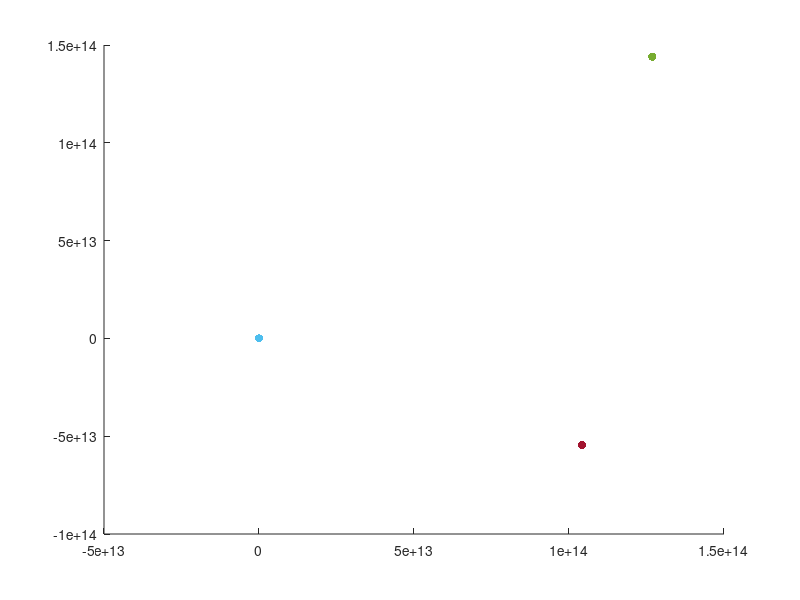

Source code (MATLAB):
function homotopy_inequ()
% modified from test_K_slack_gh_pos()
% imposing fraction to the boundary rule, s maintained positive
%                                         lamg maintained negative

% min f(x) 
% s.t h(x) = 0
%     g(x) >= 0    constraints' sign is the only thing changed here

% % ----------  matlab  ---------
% x0 = [-1,1]; % Make a starting guess at the solution
% options = optimoptions(@fmincon,'Algorithm','sqp');
% [x,fval] = fmincon(@objfun,x0,[],[],[],[],[],[],... 
%    @confun,options);


f_size_min = 0.05;             
f_size_max = 5;                
dmu_min = -0.9; 
dmu_max = -0.1; 
delta_bar = 1;                 % simpler problem, large delta_bar
phi_bar = 5/180*pi;            

% Brown Zingg: mu: 1 -> 0 (used here);   Watson : mu: 0 -> 1
mu = 1;   
% x0 = [-1; 1];           
% s0 = 2; 
% lamg0 = 0;
% lamh0 = 0; 
% x = [-3; -3];  
% s = 1; 
% lamg = -1;
% lamh = -1; 

x0 = [1;1;1;1];
[g, h, dg, dh, hg, hh] = confun(x0); 

s0 = ones(3,1);
lamg0 = zeros(3,1);
lamh0 = []; 
x = x0;
s = s0;
lamg = lamg0;
lamh = lamh0;


nx = length(x);
ns = length(s);       % inequality constraints
ng = length(lamg);    % inequality constraints
nh = length(lamh);    % equality constraints

K0 = obj_K(x, s, lamg, lamh, mu); 
normK = norm(K0,Inf); 
K0_tol = normK*1e-6; 
% solving the Cubic homotopy using hometopy continuation 
% with mu 1 -> 0, the same method as in David Brown's paper
step_size = 0.05;               
outer_iter = 0; 
inner_iter = 0; 

x_hist = [];   lamg_hist = [];   lamh_hist = [];
x_hist = [x_hist, x];
lamg_hist = [lamg_hist, lamg]; 
lamh_hist = [lamh_hist, lamh];

figure('Name', 'Lam Path')
hold on 
scatter(x(1), x(2),[],'filled')
% scatter(lam(1), lam(2),[],'filled')


while mu > 0.0
     outer_iter = outer_iter + 1; 
    
     % predictor direction
     [Homo, dHdx, dHdmu] = obj_homo(x, s, lamg, lamh, mu, x0, s0, lamg0, lamh0); 
     
     dxdmu = gmres(dHdx, dHdmu, [], 1e-1);
     % dxdmu = dHdx \ dHdmu;
     tau = [dxdmu; -1];    
     t = tau./norm(tau);             % normalized Newton step
  
     if outer_iter > 1
        % step length calculation
        delta = norm(x - x_p0); 
        phi = acos(t'*tsave); 
        
        f_size = max(sqrt(delta/delta_bar), phi/phi_bar); 
        f_size = max(f_size_min, f_size); 
        f_size = min(f_size_max, f_size); 
        step_size = step_size/f_size; 
       
     end
    
    tsave = t; 
    
    % make sure that x, s, mu update follow certain rules
    if ~isempty(lamh0)
        [x, s, mu, lamg, lamh] = update(x, s, mu, step_size, t, dmu_min, dmu_max, lamg, lamh); 
    else
        [x, s, mu, lamg] = update(x, s, mu, step_size, t, dmu_min, dmu_max, lamg); 
    end

    
    [Homo, dHdx, dHdmu] = obj_homo(x, s, lamg, lamh, mu, x0, s0, lamg0, lamh0); 
    % lam = solve_lam(mu,x,b0,c0, lam);
    
    normH = norm(Homo);
    inner_tol = normH*0.1;     % 0.1 is best choice for cubic complementary
    
    x_p0 = x;     
     
    % corrector
    newton_iter = 0; 
    while (normH > inner_tol) && (newton_iter < 20)
        newton_iter = newton_iter + 1; 
        inner_iter = inner_iter + 1; 
        % dx = -dHdx\Homo;
        dx = -gmres(dHdx, Homo, [], 1e-1);
        
        
        if ~isempty(lamh0)
            [x, s, lamg, lamh] = update_newton(x, s, dx, lamg, lamh); 
        else
            [x, s, lamg] = update_newton(x, s, dx, lamg); 
        end
        
               
        [Homo, dHdx, dHdmu] = obj_homo(x, s, lamg, lamh, mu, x0, s0, lamg0, lamh0); 
        normH = norm(Homo);
    end 
    
    K = obj_K(x, s, lamg, lamh, mu); 
    normK = norm(K,Inf); 

    if normK < K0_tol
        break
    end
    
    x_hist = [x_hist, x];
    lamg_hist = [lamg_hist, lamg]; 
    hold on 
    scatter(x(1), x(2),[],'filled')
    
    % scatter(lam(1), lam(2),[],'filled')
    % updating a is not helping here... 
    
end

% c = linspace(1,10,size(x_hist,2));
% scatter(x_hist(1,:), x_hist(2,:), [],c,'filled')
x
mu
outer_iter
inner_iter
end

function [x, s, lamg, varargout] = update_newton(x, s, dx, lamg, varargin)
tau = 0.995; 
        
    % slack    alpha_s   (0, step_size)
    ps = dx(length(x)+1 : length(x)+length(s));                
    alpha_s = max(0.0, max( -tau.*s ./ps));   % 0.0: ineffective 
    
    if alpha_s == 0.0
        alpha = 1.0;
    else
        alpha = min(1, alpha_s); 
    end
    
    s = s + alpha.*ps;
    x = x + alpha.*dx(1:length(x));
    if any(s <= 0)
        sprintf('s contains non-positive element in Newton')
        a=1; 
    end
   
    % lamgda_g
    plamg = dx(length(x)+length(s)+1 : length(x)+length(s)+length(s));
    alpha_p = max(0.0, max( -tau.*lamg ./plamg));   % 0.0: ineffective 
    if alpha_p == 0.0
        alpha = 1.0;
    else
        alpha = alpha_p; 
    end
    
    lamg = lamg + alpha.*plamg; 
    
    if ~isempty(varargin)
        lamh = varargin{1}; 
        lamh = lamh + alpha.*dx(length(x)+length(s)+length(s)+1: length(dx)-1);
        varargout{1} = lamh; 
    end
    


end


function [x, s, mu, lamg, varargout] = update(x, s, mu, step_size, t, dmu_min, dmu_max, lamg, varargin)

    tau = 0.995; 
    
    % mu 
    dmu = step_size.*t(end); 
    dmu = max(dmu_min, dmu);
    dmu = min(dmu_max, dmu);    
    mu = mu + dmu; 
    
    step_mu = dmu./t(end); 
    
    mu = max(0.0, mu); 
    
    % slack    alpha_s   (0, step_size)
    ps = t(length(x)+1 : length(x)+length(s)); 
    
    alpha_s = max(0.0, max( -tau.*s ./ps));   % 0.0: ineffective 
    
    if alpha_s == 0.0
        alpha = step_size;
    else
        alpha = min(alpha_s, step_size); 
    end
    
    s = s + alpha.*ps;
    x = x + alpha.*t(1:length(x));
    if any(s <= 0)
        sprintf('s contains non-positive element in predictor')
    end
   
    % lamgda_g
    plamg = t(length(x)+length(s)+1 : length(x)+length(s)+length(s));
    alpha_p = max(0.0, max( -tau.*lamg ./plamg));   % 0.0: ineffective 
    if alpha_p == 0.0
        alpha = step_size;
    else
        alpha = min(alpha_p, step_size); 
    end
    
    lamg = lamg + alpha.*plamg; 
    
    if ~isempty(varargin)
        lamh = varargin{1}; 
        lamh = lamh + alpha.*t(length(x)+length(s)+length(s)+1:end-1);
        varargout{1} = lamh; 
    end
    

end


function K = obj_K(x, s, lamg, lamh, mu)
[f, df, hf] = objfun(x);
[g, h, dg, dh, hg, hh] = confun(x); 

lag_grad = df;
if ~isempty(dg)
    lag_grad = lag_grad + dg*lamg;
end

if ~isempty(dh)
    lag_grad = lag_grad + dh*lamh;
end

e = ones(size(lamg)); 
K = [lag_grad;
     -s.*lamg;       %- mu.*e;   
     g - s;
     h]; 
end

function [Homo, dHdxsl, dHdmu] = ...
    obj_homo(x, s, lamg, lamh, mu, x0, s0, lamg0, lamh0)

[f, df, hf] = objfun(x);
[g, h, dg, dh, hg, hh] = confun(x); 

lag_grad = df; 
lag_hess = hf; 
if ~isempty(dg)
    lag_grad = lag_grad + dg*lamg;
    for j = 1:length(g)
        lag_hess = lag_hess + lamg(j).*hg{j};
    end
end
if ~isempty(dh)
    lag_grad = lag_grad + dh*lamh;
    for j = 1:length(h)
        lag_hess = lag_hess + lamh(j).*hh{j};
    end
end

K1 = (1-mu).*lag_grad + mu.*(x-x0);
dK1dx = (1-mu).*lag_hess + mu.*eye(length(x));
dK1ds = zeros(length(K1), length(s));
dK1dlamg = (1-mu).*dg; 
dK1dlamh = (1-mu).*dh; 
dK1dmu = -lag_grad + (x-x0);

e = ones(size(lamg)); 

K2 = (1-mu).*(-lamg.*s ) + mu.*(s-s0);     % - mu.*e
dK2dx = zeros(length(lamg), length(x));
dK2ds = -(1-mu).*diag(lamg./s) + mu.*eye(length(s));     % lamg
dK2dlamg = -(1-mu).*eye(length(lamg));                   % diag(s)    
dK2dlamh = zeros(length(K2), length(lamh));
dK2dmu = s.*lamg  + (s-s0);                % + mu.*e

K3 = (1-mu).*(g-s) - mu.*(lamg - lamg0); 
dK3dx = (1-mu).*dg'; 
dK3ds = -(1-mu).*eye(length(K3)); 
dK3dlamg = -mu.*eye(length(lamg)); 
dK3dlamh = zeros(length(K3),length(lamh));
dK3dmu = -(g-s) - (lamg-lamg0); 

K4 = (1-mu).*h - mu.*(lamh - lamh0); 
dK4dx = (1-mu).*dh';
dK4ds = zeros(length(K4),length(s));
dK4dlamg = zeros(length(K4),length(lamg));
dK4dlamh = -mu.*eye(length(lamh));
dK4dmu = -h - (lamh - lamh0); 

 
    
if ~isempty(dh)
    Homo = [K1;
            K2;
            K3;
            K4];  
    dHdxsl = [dK1dx, dK1ds, dK1dlamg, dK1dlamh;
              dK2dx, dK2ds, dK2dlamg, dK2dlamh;  
              dK3dx, dK3ds, dK3dlamg, dK3dlamh;
              dK4dx, dK4ds, dK4dlamg, dK4dlamh];
    dHdmu = [dK1dmu;
             dK2dmu;
             dK3dmu;
             dK4dmu]; 
          
else
    Homo = [K1;
            K2;
            K3];      
    dHdxsl = [dK1dx, dK1ds, dK1dlamg;
              dK2dx, dK2ds, dK2dlamg;  
              dK3dx, dK3ds, dK3dlamg];    
    dHdmu = [dK1dmu;
             dK2dmu;
             dK3dmu]; 
end

end


%{
function [f,df,hf] = objfun(x)
% note: the constraint x >= 0 is assimilated into func: obj_homo

% initial x0, x is critical
% % first problem
% x0 = [2;2]; 
% x = [3; 3];     % find the solution to the 1e-4 precision

% f = 1/2*(x(1) + 1)^2  + 1/2*(x(2) + 1)^2;
% df = [x(1) + 1;
%      x(2) + 1];
% hf = [1,0;
%      0,1];  

 
% x0 = [0.6;4];       % x0, is critical
% x = [2; 2];         % strangely, this is not as robust as assumed
                      % can you find out the reason why?
                      % some x0, x will work; others doesn't? 
f = (x(1) + 1)*(x(1) - 2)  + (x(2) - 1)*(x(2) + 2);
df = [2*x(1)-1;
     2*x(2)+1];
hf = [2,0;
     0,2];
 
end

function [g, dg, hg] = confun(x)
% x0 = [0.8; 0.9];       % x0, is critical
% lam0 = [0.1;0.1];      % here g<=0
% x = [4; 3];   
% lam = [1; 1];

A = [1,0;
     0,1];
b = [0;0];

g = -(A*x - b); 
dg = -A; 
hg = cell(1, length(g)); 
hg{1} = zeros(length(x));
hg{2} = zeros(length(x));

end
%}

%{
function [f,df,hf] = objfun(x)
% solution
% x = -0.7529    0.4332
% fval = 1.5093

f = exp(x(1))*(4*x(1)^2+2*x(2)^2+4*x(1)*x(2)+2*x(2)+1);

df = zeros(2,1);
hf = zeros(2,2);
df(1,1) = exp(x(1))*(4*x(1)^2 + 2*x(2)^2 + 4*x(1)*x(2) + 2*x(2) + 1) + ...
    exp(x(1))*(8*x(1) + 4*x(2)); 
df(2,1) = exp(x(1))*(4*x(2) + 4*x(1) +2);

hf(1,1) = df(1,1) + exp(x(1))*(8*x(1) + 4*x(2)) + exp(x(1))*8;
hf(1,2) = df(2,1) + exp(x(1))*(4);
hf(2,1) = df(2,1) + exp(x(1))*(4);
hf(2,2) = exp(x(1))*(4);

end

function [g, h, dg, dh, hg, hh] = confun(x)
% g, dg, hg: inequality values, gradients, hessians
% h, dh, hh: equality values, gradients, hessians
% matlab  : g<0         
% Nonlinear inequality constraints <=0  for matlab
g = -x(1)*x(2) - 10;
dg = [-x(2)
      -x(1)];
hg = cell(1, length(g)); 
hg{1} = [0,-1;-1,0];

g = -g; 
dg = -dg; 
hg{1}=-hg{1};

% Nonlinear equality constraints
h = x(1)^2 + x(2) - 1;
dh = [2*x(1);
      1]; 
hh{1} = [2,0;
         0,0];
end
%}


function [f,df,hf] = objfun(x)
%  Rosen-Suzuki Problem
%  min  x1^2 + x2^2 + 2*x3^2 + x4^2        - 5*x1 -5*x2 -21*x3 + 7*x4
%  s.t. 8  - x1^2 -   x2^2 - x3^2 -   x4^2 -   x1 + x2 - x3 + x4 >= 0 
%       10 - x1^2 - 2*x2^2 - x3^2 - 2*x4^2 +   x1           + x4 >= 0          
%       5- 2*x1^2 -   x2^2 - x3^2          - 2*x1 + x2      + x4 >= 0            
%  Initial Point x = [1,1,1,1];   
%  Solution at   x = [0,1,2,-1]; 
%                f = -44   
%  Common wrong solution x = [2.5000, 2.5000, 5.2500, -3.5000]
%                        f = -79.8750
f = x(1)^2 + x(2)^2 + 2*x(3)^2 + x(4)^2 -5*x(1) -5*x(2)-21*x(3) + 7*x(4); 

% its derivative wrt. x
df = zeros(4,1); 
df(1)= 2*x(1)-5;
df(2)= 2*x(2)-5;
df(3)= 4*x(3)-21;
df(4)= 2*x(4)+7; 

hf = diag([2,2,4,2]);
end

%%%%%%%%%%%%%%%%%%%%%%%%%%%%%%%%%%%%%%%%%%%%%%%%%%%%%%%%%%%%%%%%%%%%%%%%%%%

function [g, h, dg, dh, hg, hh]= confun(x)
% Constraint function
g = zeros(3,1);
g(1) = 8 - x(1)^2 -  x(2)^2-x(3)^2 - x(4)^2 - x(1) + x(2) - x(3) + x(4); 
g(2) = 10- x(1)^2 -2*x(2)^2-x(3)^2 - 2*x(4)^2 +   x(1)  + x(4)         ;
g(3) = 5-2*x(1)^2 -  x(2)^2-x(3)^2          - 2*x(1) + x(2)      + x(4);  

% Gradients of the constraint functions wrt. x
dg=[-2*x(1)-1, -2*x(2)+1, -2*x(3)-1, -2*x(4)+1; 
       -2*x(1)+1, -4*x(2),   -2*x(3),   -4*x(4)+1;
       -4*x(1)-2, -2*x(2)+1, -2*x(3),   1];
dg = dg'; 

hg = cell(1, length(g)); 
hg{1} = diag([-2, -2, -2, -2]);
hg{2} = diag([-2, -4, -2, -4]);
hg{3} = diag([-4, -2, -2,  0]);

% % if fmincon, or the interior points on paper:   c<0
% g = -g;
% dg = -dg; 
% Hcineq{1} = -1*Hcineq{1}; 
% Hcineq{2} = -1*Hcineq{2};
% Hcineq{3} = -1*Hcineq{3};
% hg = Hcineq; 

h = [];
dh = [];
hh = []; 
end
